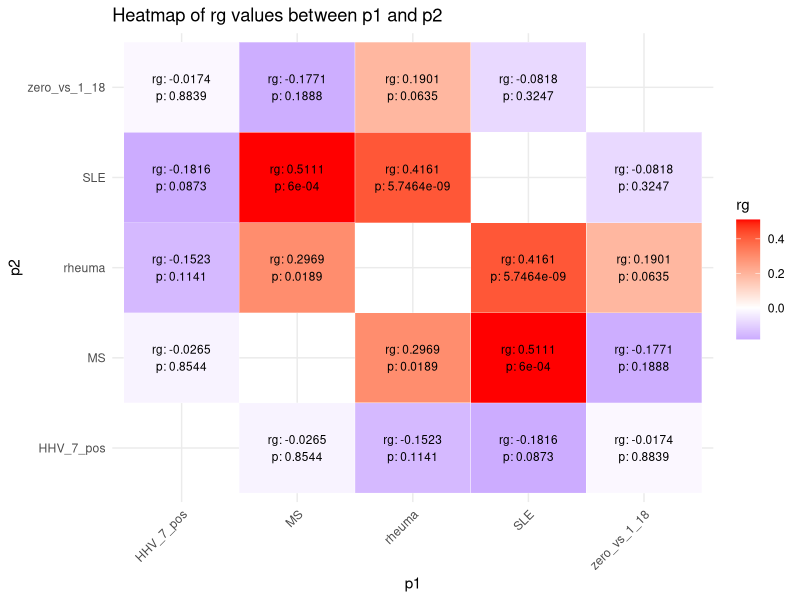
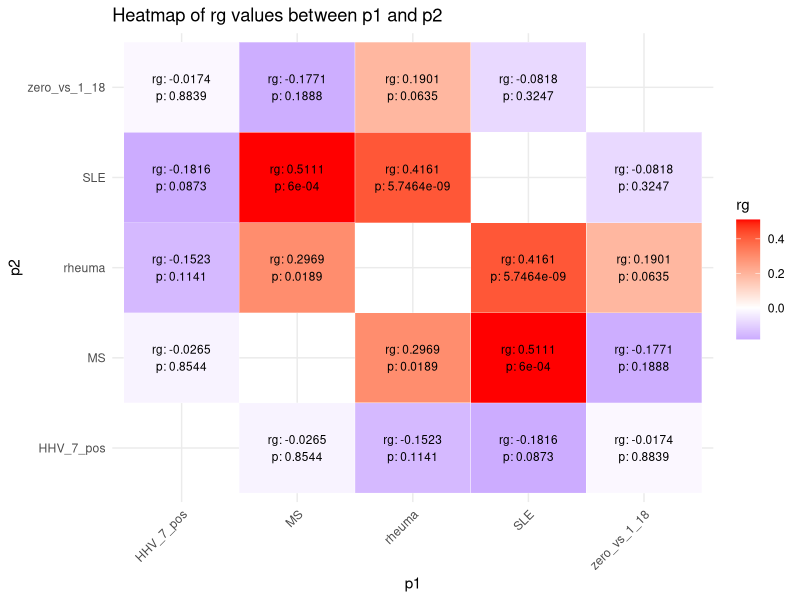

Recreate these plots in R, in order.
library(tidyverse)

rgs<-read.table("data_extract.tsv", header=TRUE)


rgs<-rgs %>% mutate(p1=str_replace(string = p1,pattern = ".sumstats.gz", replacement = "")) %>%
        mutate(p1=str_replace(string = p1,pattern = "results/ldsc/munged/", replacement = "")) %>%
  mutate(p2=str_replace(string = p2,pattern = ".sumstats.gz", replacement = "")) %>%
  mutate(p2=str_replace(string = p2,pattern = "results/ldsc/munged/", replacement = ""))

rgs<-rbind(rgs, 
           rgs %>% rename(p1=p2, p2=p1))

rgs

genetic_correlation_plot<-ggplot(rgs, aes(x = p1, y = p2, fill = rg, 
                                          label=paste0("rg: ",rg, "\np: ", p))) +
  geom_tile(color = "white") +  # Add white borders for better distinction
  scale_fill_gradient2(low = "blue", mid = "white", high = "red", midpoint = 0) +
  geom_text( color = "black", size = 3) +  # Add p-values # aes(label = sprintf("%.5f", p))
  labs(
    x = "p1",
    y = "p2",
    fill = "rg",
    title = "Heatmap of rg values between p1 and p2"
  ) +
  theme_minimal() +
  theme(axis.text.x = element_text(angle = 45, hjust = 1))

genetic_correlation_plot

ggsave(plot = genetic_correlation_plot, filename = "genetic_correlation_plot.pdf", 
       width=6, height=6)
